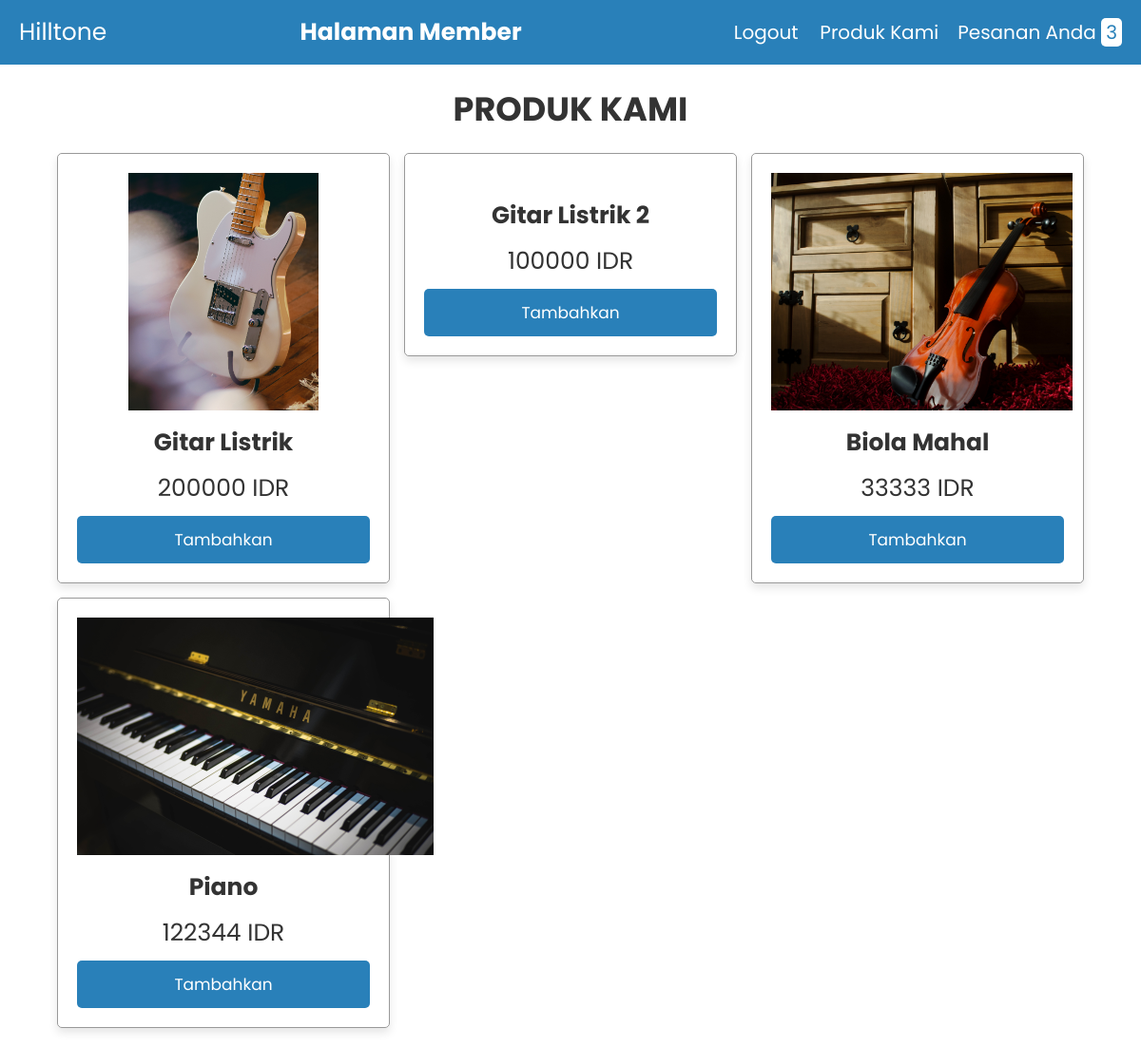
Page /shopping_cart/halaman_member.php on the committed database.
### tables this page shows
CREATE TABLE IF NOT EXISTS `products` (
  `id` int(11) NOT NULL AUTO_INCREMENT,
  `name` varchar(200) NOT NULL,
  `price` float NOT NULL,
  `image` varchar(200) NOT NULL,
  PRIMARY KEY (`id`)
);

### shopping_cart/halaman_member.php (the view, shortened to what this page needs)
<?php
@include 'config.php';
?>
<!DOCTYPE html>
<html lang="en">
<head>
   <link rel="stylesheet" href="https://cdnjs.cloudflare.com/ajax/libs/font-awesome/6.0.0/css/all.min.css">
   <link rel="stylesheet" href="css/style.css">
</head>
<body>
<?php include 'header_member.php'; ?>
<div class="container">
<section class="products">
   <h1 class="heading">Produk Kami</h1>
   <div class="box-container">
      <?php
      $select_products = mysqli_query($conn, "SELECT * FROM `products`");
      if(mysqli_num_rows($select_products) > 0){
         while($fetch_product = mysqli_fetch_assoc($select_products)){
      ?>
      <form action="" method="post">
         <div class="box">
            <img src="uploaded_img/<?php echo $fetch_product['image']; ?>" alt="">
            <h3><?php echo $fetch_product['name']; ?></h3>
            <div class="price"><?php echo $fetch_product['price']; ?> IDR</div>
            <input type="submit" class="btn" value="Tambahkan" name="add_to_cart">
         </div>
      </form>
      <?php
         };
      };
      ?>
   </div>
</section>
</div>
</body>
</html>

### shopping_cart/css/style.css (style rules this page uses)
:root { --blue: #2980b9; --red: tomato; --orange: orange; --black: #333; --white: #fff; --bg-color: #eee; --dark-bg: rgba(0, 0, 0, .7); --box-shadow: 0 .5rem 1rem rgba(0, 0, 0, .1); --border: .1rem solid #999; }
* { font-family: 'Poppins', sans-serif; margin: 0; padding: 0; box-sizing: border-box; outline: none; border: none; text-decoration: none; text-transform: capitalize; }
html { font-size: 62.5%; overflow-x: hidden; }
.container { max-width: 1200px; margin: 0 auto; }
section { padding: 2rem; }
.heading { text-align: center; font-size: 3.5rem; text-transform: uppercase; color: var(--black); margin-bottom: 2rem; }
.btn, .option-btn, .delete-btn { display: block; width: 100%; text-align: center; background-color: var(--blue); color: var(--white); font-size: 1.7rem; padding: 1.2rem 3rem; border-radius: .5rem; cursor: pointer; margin-top: 1rem; }
.products .box-container { display: grid; grid-template-columns: repeat(auto-fit, 35rem); gap: 1.5rem; justify-content: center; }
.products .box-container .box { text-align: center; padding: 2rem; box-shadow: var(--box-shadow); border: var(--border); border-radius: .5rem; }
.products .box-container .box img { height: 25rem; }
.products .box-container .box h3 { margin: 1rem 0; font-size: 2.5rem; color: var(--black); }
.products .box-container .box .price { font-size: 2.5rem; color: var(--black); }

### rows in the picture
products: image (picture), name "Gitar Listrik", price "200000"
products: name "Gitar Listrik 2", price "100000"
products: image (picture), name "Biola Mahal", price "33333"
products: image (picture), name "Piano", price "122344"

### other values in the picture
$row_count "3"
